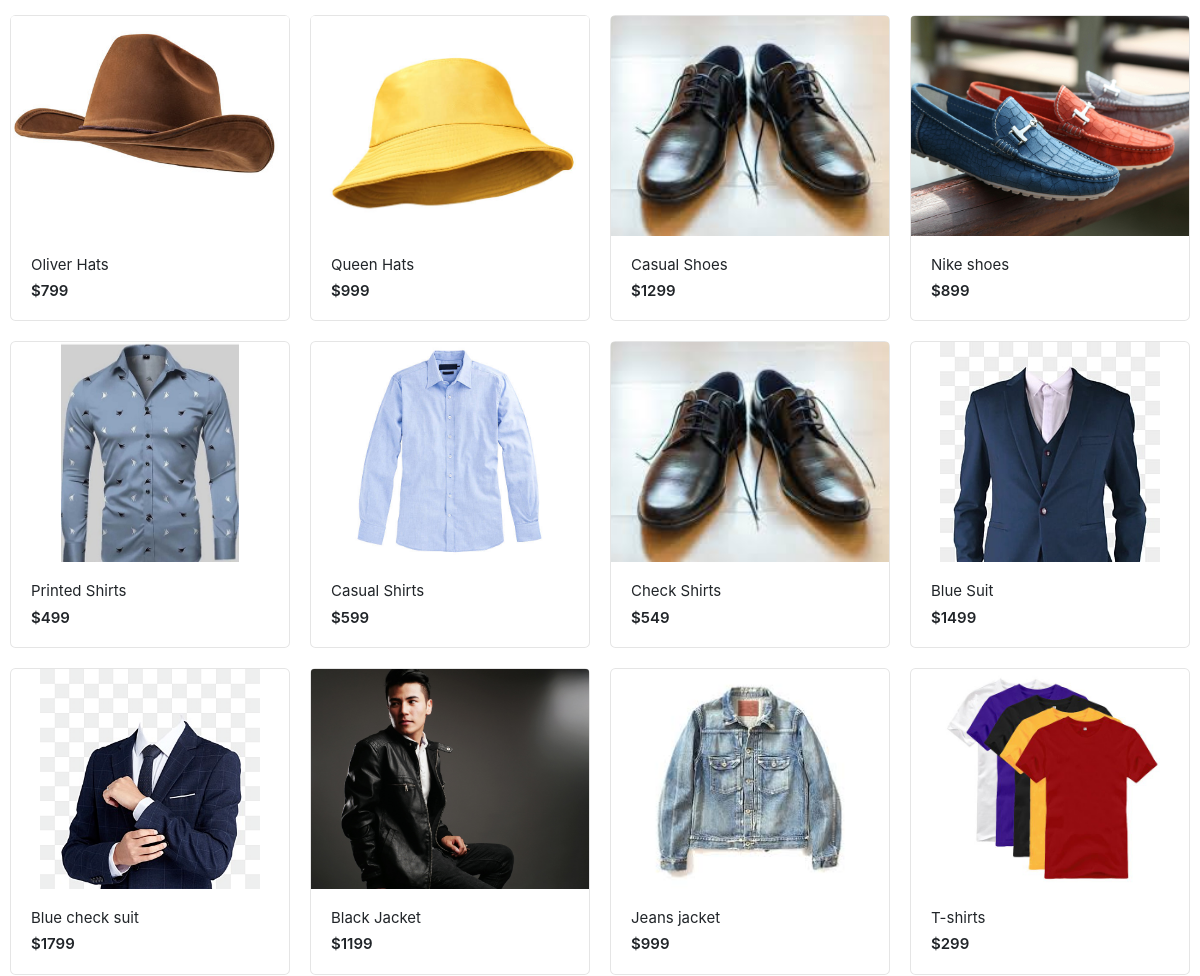
Before: / (middle part) with the older database file.
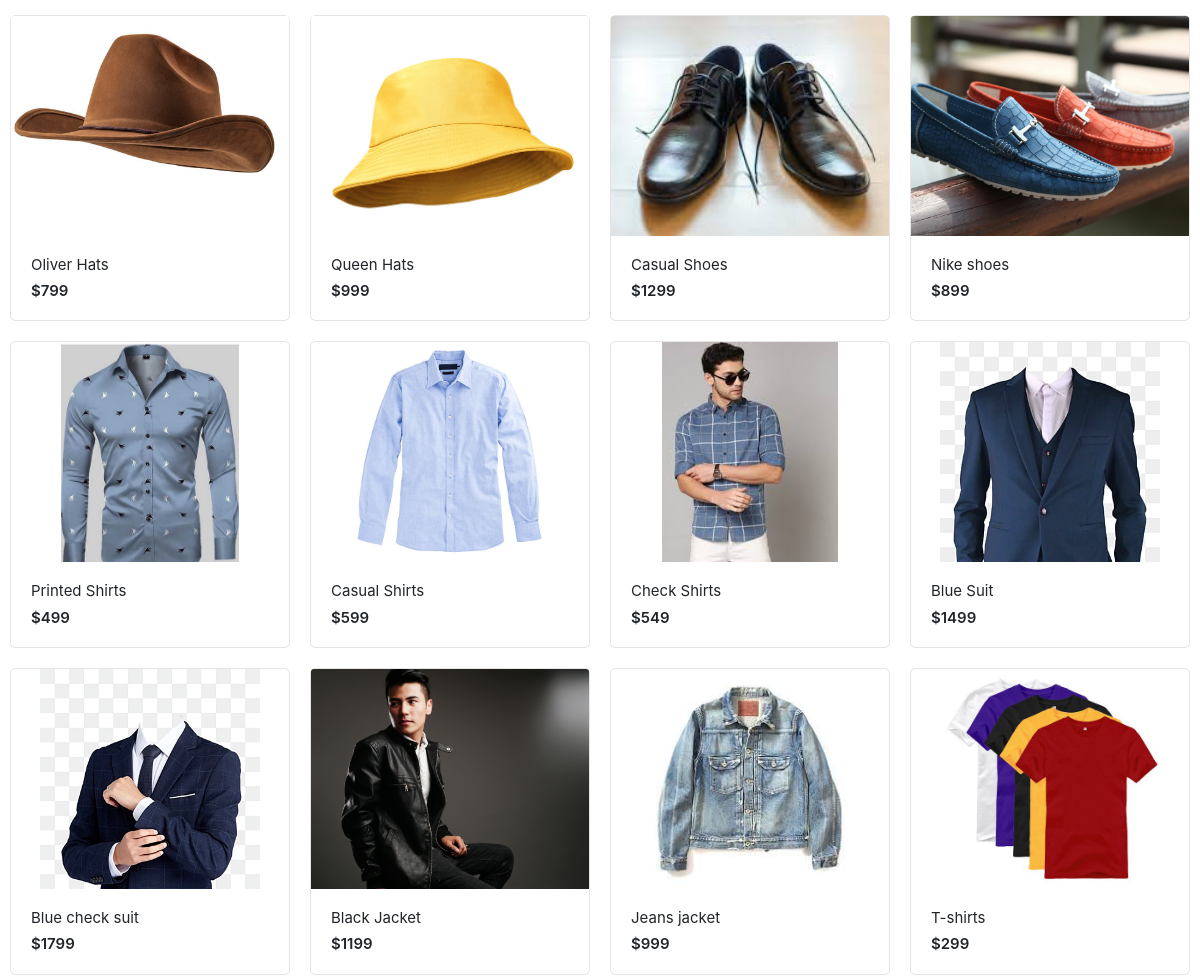
After: the same page with the newer database file.
### store/models.py (models this page shows, shortened)
class Product(models.Model):
    product_name = models.CharField(max_length=200,unique=True)
    slug = models.SlugField(max_length=200,unique=True)
    description =models.TextField(max_length=400,blank=True)
    price= models.IntegerField()
    images = models.ImageField(upload_to='photos/products')
    stock = models.IntegerField()
    is_available = models.BooleanField(default=True)
    category = models.ForeignKey(Category,on_delete=models.CASCADE)
    created_date = models.DateTimeField(auto_now_add=True)
    modified_date = models.DateTimeField(auto_now=True)
    def get_url(self):
        return reverse('product_detail',args=[self.category.slug,self.slug])

### shopping_app/views.py (the view)
# urls.py: path('',views.demo,name='demo'),
def demo(req):
    products = Product.objects.all().filter(is_available=True)
    return render(req,'index.html',{'products':products})

### cart/context_processors.py (called while the page is built)
def Counter(req):
    cart_count=0
    if 'admin' in req.path:
        return {}
    else:
        try:
            cart=Cart.objects.filter(cart_id =_cart_id(req))
            if req.user.is_authenticated:
                cart_item = CartItem.objects.all().filter(user=req.user)
            else:
                cart_item = CartItem.objects.all().filter(cart=cart[:1])
            for item in cart_item:
                cart_count += item.quantity
        except:
            cart_count=0
    return dict(cart_count=cart_count)

### cart/views.py (called while the page is built)
def _cart_id(req):
    cart = req.session.session_key
    if not cart:
        cart = req.session.create()
    return cart

### category/context_processors.py (called while the page is built)
def menu_links(req):
    links  = Category.objects.all()
    return dict(links=links)

### category/models.py (called while the page is built)
    def get_url(self):
        return reverse('product_by_category',args=[self.slug])

### templates/index.html (shortened to what this page needs)
{% extends 'base.html' %}
{% load static %}
{% block content %}
<section class="section-name padding-y-sm">
<div class="container">
<div class="row">
	{% for product in products %}
		<div class="col-md-3">
			<div class="card card-product-grid">
				<a href="{{product.get_url}}" class="img-wrap"> <img src="{{ product.images.url }}"> </a>
				<figcaption class="info-wrap">
					<a href="{{ product.get_url }}" class="title">{{product.product_name}}</a>
					<div class="price mt-1">${{product.price}}</div>
				</figcaption>
			</div>
		</div>
	{% endfor %}
</div>
</div>
</section>
{% endblock %}

Changed rows visible on the page:
changed Product "Check Shirts": images: a different picture
